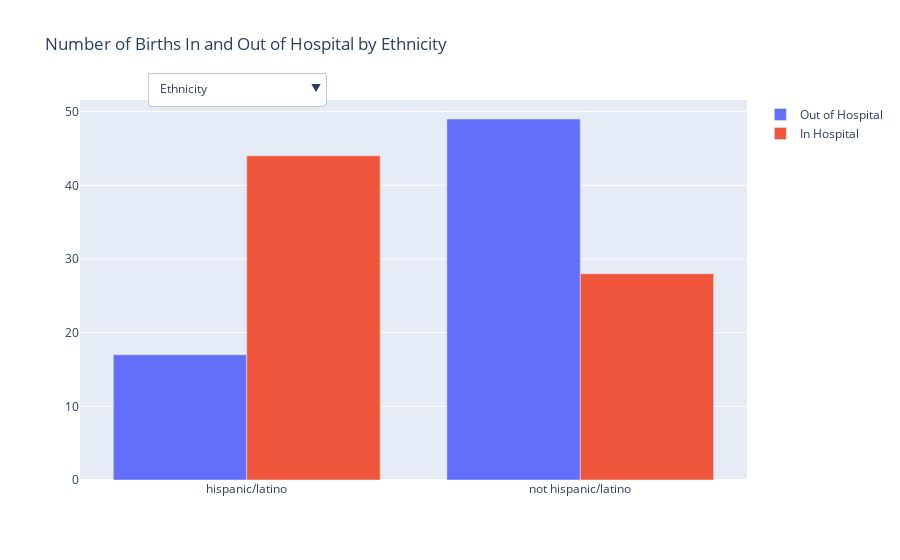

This figure's notebook cell:
### Code cell
import pandas as pd
import plotly.graph_objects as go
import plotly.io as pio

# Assuming your dataframe is named df, and has columns 'OutofHospital', 'Race', 'Age', 'PrimaryLanguage', 'Ethnicity', 'Education', 'Employment', 'PregnancyComplications', 'Parity'

# List of variables to plot
variables = ["Race", "Age", "PrimaryLanguage", "Ethnicity", "Education", "Employment", "PregnancyComplications", "Parity"]

# Function to create bar chart for a specific variable
def create_trace(variable):
    count_data = df.groupby([variable, 'OutofHospital']).size().reset_index(name='count')
    return {
        'x': count_data[count_data['OutofHospital'] == 1][variable],
        'y': count_data[count_data['OutofHospital'] == 1]['count'],
        'name': 'Out of Hospital',
        'type': 'bar'
    }, {
        'x': count_data[count_data['OutofHospital'] == 0][variable],
        'y': count_data[count_data['OutofHospital'] == 0]['count'],
        'name': 'In Hospital',
        'type': 'bar'
    }

# Create figure
fig = go.Figure()

# Add traces for each variable
for var in variables:
    trace1, trace2 = create_trace(var)
    fig.add_trace(trace1)
    fig.add_trace(trace2)

# Create a dropdown menu
buttons = []
for i, var in enumerate(variables):
    visibility = [False] * len(variables) * 2
    visibility[i*2] = True
    visibility[i*2 + 1] = True
    buttons.append(dict(label=var,
                        method="update",
                        args=[{"visible": visibility},
                              {"title": f"Number of Births In and Out of Hospital by {var}",
                               "xaxis": {"title": var},
                               "yaxis": {"title": "Number of Births"}}]))

# Update layout with dropdown
fig.update_layout(
    updatemenus=[
        go.layout.Updatemenu(
            active=3,  # Set default view to 'Ethnicity'
            buttons=buttons,
            direction="down",
            pad={"r": 10, "t": 10},
            showactive=True,
            x=0.1,
            xanchor="left",
            y=1.1,
            yanchor="top"
        ),
    ],
    barmode="group"
)

# Set initial title
fig.update_layout(title=f"Number of Births In and Out of Hospital by Ethnicity")

# Set initial visibility
visibility = [False] * len(variables) * 2
visibility[3*2] = True
visibility[3*2 + 1] = True
fig.update_traces(visible=False)
fig.data[3*2].visible = True
fig.data[3*2 + 1].visible = True

# Show figure
fig.show()

# Write to HTML
pio.write_html(fig, file='fig.html', auto_open=False)

### Figure 1 — Plotly figure (JSON) as saved in the notebook; plotly's stock layout.template omitted (floating-point values rounded to 4 significant figures)
{"data": [{"name": "Out of Hospital", "type": "bar", "visible": false, "x": ["Asian", "Black/African American", "Caucasian/White", "Other"], "y": [2, 45, 2, 17]}, {"name": "In Hospital", "type": "bar", "visible": false, "x": [0, "American Indian", "Asian", "Black/African American", "Other"], "y": [3, 1, 1, 24, 43]}, {"name": "Out of Hospital", "type": "bar", "visible": false, "x": [16, 18, 19, 20, 21, 22, 23, 24, 25, 26, 27, 28, 29, 30, 31, 32, 33, 34, 35, 36, 38, 39, 40, 42], "y": [3, 1, 1, 1, 2, 5, 3, 3, 3, 7, 5, 4, 2, 3, 7, 1, 3, 2, 2, 4, 1, 1, 1, 1]}, {"name": "In Hospital", "type": "bar", "visible": false, "x": [15, 16, 18, 19, 20, 21, 22, 23, 24, 25, 26, 27, 28, 29, 30, 33, 34, 35, 36, 37, 38, 43, 44], "y": [1, 1, 1, 3, 5, 2, 6, 3, 4, 5, 4, 3, 3, 5, 5, 4, 4, 5, 1, 2, 2, 1, 2]}, {"name": "Out of Hospital", "type": "bar", "visible": false, "x": ["Arabic", "English", "Haitian Creole", "Portuguese", "Spanish"], "y": [1, 50, 3, 1, 11]}, {"name": "In Hospital", "type": "bar", "visible": false, "x": ["Bengali", "English", "French", "French Creole", "Haitian Creole", "Portugese", "Portuguese", "Spanish", "Urdu"], "y": [1, 31, 1, 1, 2, 2, 3, 30, 1]}, {"name": "Out of Hospital", "type": "bar", "visible": true, "x": ["hispanic/latino", "not hispanic/latino"], "y": [17, 49]}, {"name": "In Hospital", "type": "bar", "visible": true, "x": ["hispanic/latino", "not hispanic/latino"], "y": [44, 28]}, {"name": "Out of Hospital", "type": "bar", "visible": false, "x": ["Bachelor and above", "high school graduate", "less than high school", "none listed", "some college"], "y": [4, 9, 4, 48, 1]}, {"name": "In Hospital", "type": "bar", "visible": false, "x": ["Bachelor and above", "high school graduate", "less than high school", "none listed", "some college"], "y": [3, 17, 7, 44, 1]}, {"name": "Out of Hospital", "type": "bar", "visible": false, "x": ["employed", "not listed", "unemployed"], "y": [17, 16, 33]}, {"name": "In Hospital", "type": "bar", "visible": false, "x": ["employed", "not listed", "unemployed"], "y": [13, 17, 42]}, {"name": "Out of Hospital", "type": "bar", "visible": false, "x": [0, 1], "y": [17, 49]}, {"name": "In Hospital", "type": "bar", "visible": false, "x": [0, 1], "y": [21, 51]}, {"name": "Out of Hospital", "type": "bar", "visible": false, "x": ["2 prior children", "3 prior children", "4 prior children", "5 prior children", "6 prior children", "9 prior children", "No prior child"], "y": [18, 11, 7, 3, 2, 1, 24]}, {"name": "In Hospital", "type": "bar", "visible": false, "x": ["2 prior children", "3 prior children", "4 prior children", "5 prior children", "6 prior children", "8 prior children", "No prior child"], "y": [14, 12, 7, 2, 2, 1, 34]}], "layout": {"barmode": "group", "title": {"text": "Number of Births In and Out of Hospital by Ethnicity"}, "updatemenus": [{"active": 3, "buttons": [{"args": [{"visible": [true, true, false, false, false, false, false, false, false, false, false, false, false, false, false, false]}, {"title": "Number of Births In and Out of Hospital by Race", "xaxis": {"title": "Race"}, "yaxis": {"title": "Number of Births"}}], "label": "Race", "method": "update"}, {"args": [{"visible": [false, false, true, true, false, false, false, false, false, false, false, false, false, false, false, false]}, {"title": "Number of Births In and Out of Hospital by Age", "xaxis": {"title": "Age"}, "yaxis": {"title": "Number of Births"}}], "label": "Age", "method": "update"}, {"args": [{"visible": [false, false, false, false, true, true, false, false, false, false, false, false, false, false, false, false]}, {"title": "Number of Births In and Out of Hospital by PrimaryLanguage", "xaxis": {"title": "PrimaryLanguage"}, "yaxis": {"title": "Number of Births"}}], "label": "PrimaryLanguage", "method": "update"}, {"args": [{"visible": [false, false, false, false, false, false, true, true, false, false, false, false, false, false, false, false]}, {"title": "Number of Births In and Out of Hospital by Ethnicity", "xaxis": {"title": "Ethnicity"}, "yaxis": {"title": "Number of Births"}}], "label": "Ethnicity", "method": "update"}, {"args": [{"visible": [false, false, false, false, false, false, false, false, true, true, false, false, false, false, false, false]}, {"title": "Number of Births In and Out of Hospital by Education", "xaxis": {"title": "Education"}, "yaxis": {"title": "Number of Births"}}], "label": "Education", "method": "update"}, {"args": [{"visible": [false, false, false, false, false, false, false, false, false, false, true, true, false, false, false, false]}, {"title": "Number of Births In and Out of Hospital by Employment", "xaxis": {"title": "Employment"}, "yaxis": {"title": "Number of Births"}}], "label": "Employment", "method": "update"}, {"args": [{"visible": [false, false, false, false, false, false, false, false, false, false, false, false, true, true, false, false]}, {"title": "Number of Births In and Out of Hospital by PregnancyComplications", "xaxis": {"title": "PregnancyComplications"}, "yaxis": {"title": "Number of Births"}}], "label": "PregnancyComplications", "method": "update"}, {"args": [{"visible": [false, false, false, false, false, false, false, false, false, false, false, false, false, false, true, true]}, {"title": "Number of Births In and Out of Hospital by Parity", "xaxis": {"title": "Parity"}, "yaxis": {"title": "Number of Births"}}], "label": "Parity", "method": "update"}], "direction": "down", "pad": {"r": 10, "t": 10}, "showactive": true, "x": 0.1, "xanchor": "left", "y": 1.1, "yanchor": "top"}]}}
